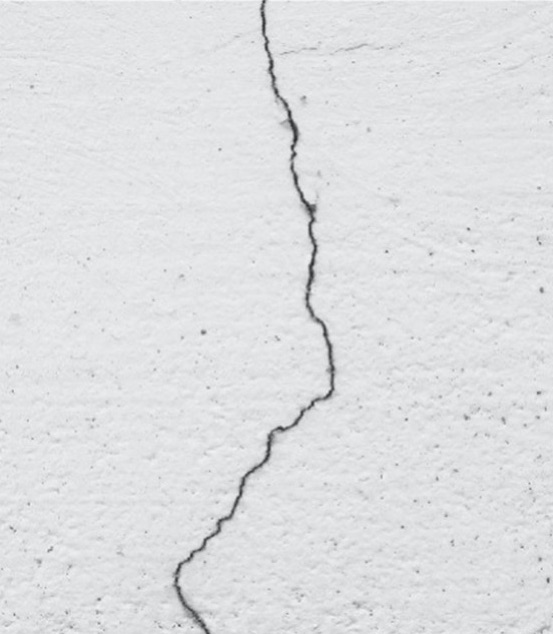
#> input picture concrete_crack1.jpg, 553 x 634 px
$ python test_with_real_image_alt.py
#> lines starting #> are read from the running program, lines starting #| are printed output that depends on the picture; after the words box and inside, x2 and y2 are one past the last pixel; in counts of white or black regions, pixels touching at a corner belong together; long printed decimals are rounded
### find_threshold.py
#!/usr/bin/env python3
# -*- coding: utf-8 -*-
"""
ENGG1811 20T1 Assignment 2

Final File for find_threshold()

@author: Daniel Sharp
"""

# import
import numpy as np
from operator import itemgetter

def find_threshold(concrete_image, num_points = 20):
    """
    Computes list of all potential thresholds.
    Computes cost of each threshold.
    Returns threshold with lowest cost.

    Parameters
    ----------
    concrete_image : TYPE Numpy array
        DESCRIPTION. Elements 0 - 255 representing a greyscale image.
    num_points : TYPE, optional
        DESCRIPTION. The default is 20.

    Returns
    -------
    best_threshold : TYPE float
        DESCRIPTION. The threshold for determining the boolean values of the numerical array.

    """

    max_value = np.max(concrete_image) # Find maximum value in concrete image.
    min_value = np.min(concrete_image) # Find minimum value in concrete image.

    # Create array of evenly spaced floats between minimum value and maximum value in image array.
    pot_thresholds_array = np.linspace(min_value, max_value, num_points, endpoint = True)

    # Array of means of the potential thresholds and the minimum value in concrete_image.
    c_0_array = (pot_thresholds_array + min_value)/2

    # Array of means of the potential thresholds and the minimum value in concrete_image.
    c_1_array = (pot_thresholds_array + max_value)/2

    # Create index list for potential thresholds array.
    pot_thresholds_index = list(range(num_points))

    cost_list = []

    # Iterate through potential thresholds list.
    for i in pot_thresholds_index:

        # Create an array of values less than and greater than for each threshold.
        less_than_array = concrete_image[concrete_image < pot_thresholds_array[i]]
        greater_than_array = concrete_image[concrete_image >= pot_thresholds_array[i]]

        # Subtract c_0_array value and square the result for all elements.
        cost_p0 = np.sum((less_than_array-c_0_array[i])**2)

        # Subtract c_1_array value and square the result for all elements.
        cost_p1 = np.sum((greater_than_array-c_1_array[i])**2)

        # Create list of total costs for each threshold.
        total_cost = cost_p0 + cost_p1
        cost_list.append(total_cost)

    # Get index of minimum value in list of threshold costs.
    min_cost_index = min(enumerate(cost_list), key=itemgetter(1))[0]

    # Get corrosponding element from potential thresholds array.
    best_threshold = pot_thresholds_array[min_cost_index]

    return best_threshold


### find_concrete_crack_bool.py
#!/usr/bin/env python3
# -*- coding: utf-8 -*-
"""
ENGG1811 20T1 Assignment 2

Final File for find_concrete_crack_bool()

@author: Daniel Sharp
"""

def find_concrete_crack_bool(concrete_image, threshold):
    """
    Creates boolean array from numerical array.

    Parameters
    ----------
    concrete_image : TYPE NNumpy array
        DESCRIPTION. Array of values from 0 - 255 representing image
    threshold : TYPE float
        DESCRIPTION. Threshold to determine if Boolean value is 'True' or 'False'.

    Returns
    -------
    concrete_crack_bool : TYPE Boolean Array
        DESCRIPTION. Boolean representation of image.

    """
    # Creates boolean array where all elements less than threshold are 'True'.
    concrete_crack_bool = concrete_image < threshold

    return concrete_crack_bool

### find_crack_area.py
#!/usr/bin/env python3
# -*- coding: utf-8 -*-
"""
ENGG1811 20T1 Assignment 2

Final File for find_crack_area()

@author: Daniel Sharp
"""

import numpy as np

def find_crack_area(concrete_crack_bool):
    """
    Computes total area of crack.

    Parameters
    ----------
    concrete_crack_bool : TYPE Boolean array
        DESCRIPTION. Boolean representation of image.

    Returns
    -------
    crack_area : TYPE int
        DESCRIPTION. Number of elements defined as the crack.

    """
    # Count and returns number of 'True' elements in array.
    crack_area = np.sum(concrete_crack_bool == True)

    return crack_area

### test_with_real_image_alt.py
#!/usr/bin/env python3
# -*- coding: utf-8 -*-
"""
ENGG1811 Asssignment 2 (20T1)

The aim of this file is to apply the functions
find_threshold() and find_concrete_crack_bool()
that you have written for Assignment 2 to a real-life image.

"""

# %% import
import find_threshold as thres # Function to be tested
import find_concrete_crack_bool as find_crack # Function to be tested
import find_crack_area as find_area
import numpy as np
import matplotlib.pyplot as plt # for showing images


# %%
# Constants to convert colour images (Red, green, blue colour scale)
# to greyscale
RGB_to_greyscale = [0.2126,0.7152,0.0722] # Convert red-green-blue


# %% Load the image from the file oncrete_crack1.jpg
# Coloured image in 3-d numpy array
concrete_image_rbg = plt.imread('concrete_crack1.jpg')
#> concrete_image_rbg is the input picture: shape (634, 553, 3); mean R, G, B 222.7, 223.7, 225.7

# Convert to greyscale
concrete_image = np.sum(concrete_image_rbg * RGB_to_greyscale, axis = 2)

# %% Call find_threshold() from Assignment 2 and then
# call find_concrete_crack_bool()

# The num_points parameter for find_threshold()
num_points = 16

# Call find_threshold() to determine the threshold
your_threshold = thres.find_threshold(concrete_image, num_points)
#> in find_threshold, `max_value = np.max(concrete_image)`: max_value = 246.9
#> in find_threshold, `min_value = np.min(concrete_image)`: min_value = 41.93
#> in find_threshold, `c_0_array = (pot_thresholds_array + min_value)/2`: c_0_array = [41.93, 48.77, 55.6, 62.43, 69.27, 76.1, 82.93, 89.77, 96.6, 103.4, 110.3, 117.1, 123.9, 130.8, 137.6, 144.4]
#> in find_threshold, `c_1_array = (pot_thresholds_array + max_value)/2`: c_1_array = [144.4, 151.3, 158.1, 164.9, 171.8, 178.6, 185.4, 192.3, 199.1, 205.9, 212.8, 219.6, 226.4, 233.3, 240.1, 246.9]
#> the loop in find_threshold, `for i in pot_thresholds_index:` made 16 passes
#> (cost_p0, cost_p1, total_cost) on passes 5 to 14: (253368.4, 995394007.6, 995647376), (528183.4, 758904980.3, 759433163.8), (891535, 555258911.5, 556150446.5), (1502939, 384043827.7, 385546766.7), (2474402.7, 245181170.9, 247655573.5), (4080379.5, 138583140, 142663519.5), (6878107.6, 64024323.7, 70902431.3), (13181957, 21059883.6, 34241840.5), (37585946, 8438738.8, 46024684.8), (309594003.3, 16825781.9, 326419785.2)
#> (cost_p0, total_cost) on passes 1 to 4: (0, 2.26e+09), (643.5, 1.9e+09), (15290.4, 1.57e+09), (81851.5, 1.26e+09)
#> after the loop in find_threshold, `for i in pot_thresholds_index:`: cost_list = [2.26e+09, 1.9e+09, 1.57e+09, 1.26e+09, 995647376, 759433163.8, 556150446.5, 385546766.7, 247655573.5, 142663519.5, 70902431.3, 34241840.5, 46024684.8, 326419785.2, 2.6e+09, 2.26e+09]
#> in find_threshold, `min_cost_index = min(enumerate(cost_list), key=itemgetter(1))[0]`: min_cost_index = 11
#> in find_threshold, `best_threshold = pot_thresholds_array[min_cost_index]`: best_threshold = 192.3
#> your_threshold = 192.3

# Call find_concrete_crack_bool() to find the crack
concrete_crack_bool = find_crack.find_concrete_crack_bool(concrete_image,your_threshold)
#> in find_concrete_crack_bool, `concrete_crack_bool = concrete_image < threshold`:
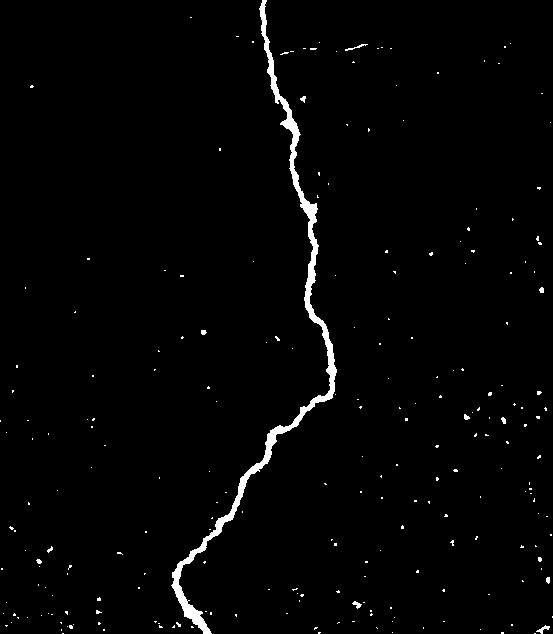
#> concrete_crack_bool: shape (634, 553) bool; 1.7% white; 233 white regions (221 under 20 px), largest, box (x1, y1, x2, y2) and area: (171, 0, 337, 634) 4754, (536, 625, 550, 634) 48, (345, 44, 368, 51) 42

crack_area = find_area.find_crack_area(concrete_crack_bool)
#> in find_crack_area, `crack_area = np.sum(concrete_crack_bool == True)`: crack_area = 6059
#> crack_area = 6059

# %%
# The expected answer
expected_answer = 192.333

# Compare your answer to expected answer
TOL = 1e-1

# Compare your_answer against the expected_answer
if abs(your_threshold - expected_answer) < TOL:
    print('The crack area is',crack_area)
#| The crack area is 6059
    print('Your answer is correct')
else:
    print('Your answer is NOT correct')
    print('The expected answer is', expected_answer)
    print('Your answer is',your_threshold)

# %% Plot the image
plt.figure()
plt.imshow(concrete_image, cmap = 'gray', vmin = 0, vmax = 255)
plt.title('The given concrete image')
plt.show()

plt.figure()
plt.imshow(concrete_crack_bool, cmap = 'gray', vmin = 0, vmax = 1)
plt.title('The Boolean image created by your calculated threshold')
plt.show()


$ run again, with concrete_crack2.jpg copied over concrete_crack1.jpg
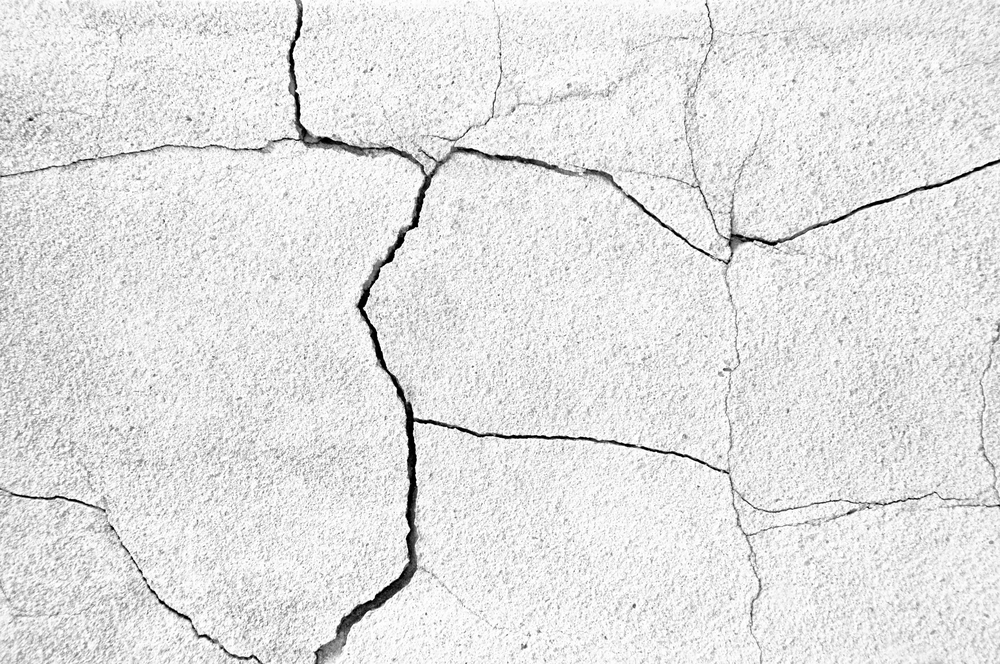
#> input picture concrete_crack2.jpg, 1000 x 664 px
#> concrete_image_rbg is the input picture: shape (664, 1000, 3); min 0, max 255, mean 226.2
#> max_value = 255
#> min_value = 0
#> c_0_array = [0, 8.5, 17, 25.5, 34, 42.5, 51, 59.5, 68, 76.5, 85, 93.5, 102, 110.5, 119, 127.5]
#> c_1_array = [127.5, 136, 144.5, 153, 161.5, 170, 178.5, 187, 195.5, 204, 212.5, 221, 229.5, 238, 246.5, 255]
#> the loop in find_threshold, `for i in pot_thresholds_index:` made 16 passes
#> (cost_p0, cost_p1, total_cost) on passes 7 to 14: (10499374, 2.01e+09, 2.02e+09), (16805167.2, 1.49e+09, 1.51e+09), (27347844, 1.06e+09, 1.09e+09), (48911640, 718761721, 767673361), (104020536, 455936965, 559957501), (253453225.8, 263191229, 516644454.8), (636388494, 130073999.5, 766462493.5), (1.54e+09, 47246261, 1.59e+09)
#> after the loop in find_threshold, `for i in pot_thresholds_index:`: cost_list = [7.15e+09, 6.03e+09, 5.04e+09, 4.14e+09, 3.34e+09, 2.63e+09, 2.02e+09, 1.51e+09, 1.09e+09, 767673361, 559957501, 516644454.8, 766462493.5, 1.59e+09, 3.47e+09, 6.76e+09]
#> min_cost_index = 11
#> best_threshold = 187
#> in find_concrete_crack_bool, `concrete_crack_bool = concrete_image < threshold`:
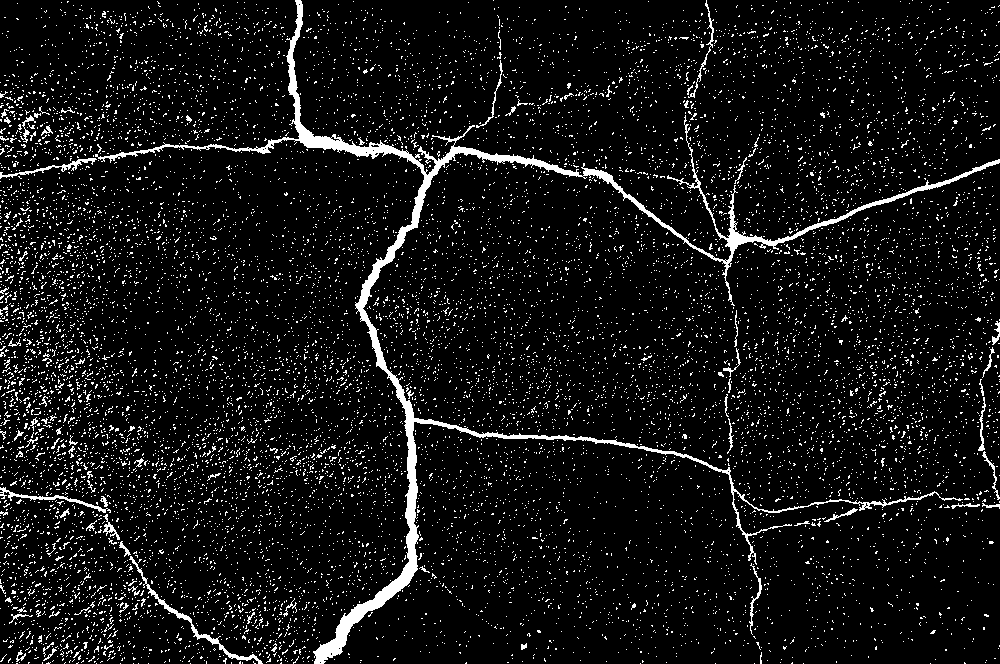
#> concrete_crack_bool: shape (664, 1000) bool; 7.3% white in thin lines or dots
#> in find_crack_area, `crack_area = np.sum(concrete_crack_bool == True)`: crack_area = 48479
#| Your answer is 187.000

$ run again, with concrete_crack3.jpg copied over concrete_crack1.jpg
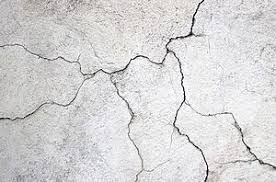
#> input picture concrete_crack3.jpg, 276 x 182 px
#> concrete_image_rbg is the input picture: shape (182, 276, 3); mean R, G, B 214.1, 213.3, 213.7
#> max_value = 255
#> min_value = 0
#> c_0_array = [0, 8.5, 17, 25.5, 34, 42.5, 51, 59.5, 68, 76.5, 85, 93.5, 102, 110.5, 119, 127.5]
#> c_1_array = [127.5, 136, 144.5, 153, 161.5, 170, 178.5, 187, 195.5, 204, 212.5, 221, 229.5, 238, 246.5, 255]
#> the loop in find_threshold, `for i in pot_thresholds_index:` made 16 passes
#> (cost_p0, cost_p1, total_cost) on passes 1 to 8: (0, 408746326.4, 408746326.4), (2096.6, 338015843.5, 338017940.1), (13424.1, 274797578.8, 274811002.9), (41882.7, 218632141.7, 218674024.5), (91329.1, 169714811.2, 169806140.3), (238285.8, 127516634.6, 127754920.4), (454348.6, 92435462.5, 92889811.1), (871263.4, 64245510.8, 65116774.2)
#> after the loop in find_threshold, `for i in pot_thresholds_index:`: cost_list = [408746326.4, 338017940.1, 274811002.9, 218674024.5, 169806140.3, 127754920.4, 92889811.1, 65116774.2, 44529124.6, 31434416.3, 28147636.1, 46719471.4, 109948211.4, 215702002.9, 377656273.1, 404600982.6]
#> min_cost_index = 10
#> best_threshold = 170
#> in find_concrete_crack_bool, `concrete_crack_bool = concrete_image < threshold`:
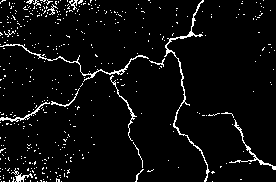
#> concrete_crack_bool: shape (182, 276) bool; 4.8% white in thin lines or dots
#> in find_crack_area, `crack_area = np.sum(concrete_crack_bool == True)`: crack_area = 2395
#| Your answer is 170.000
